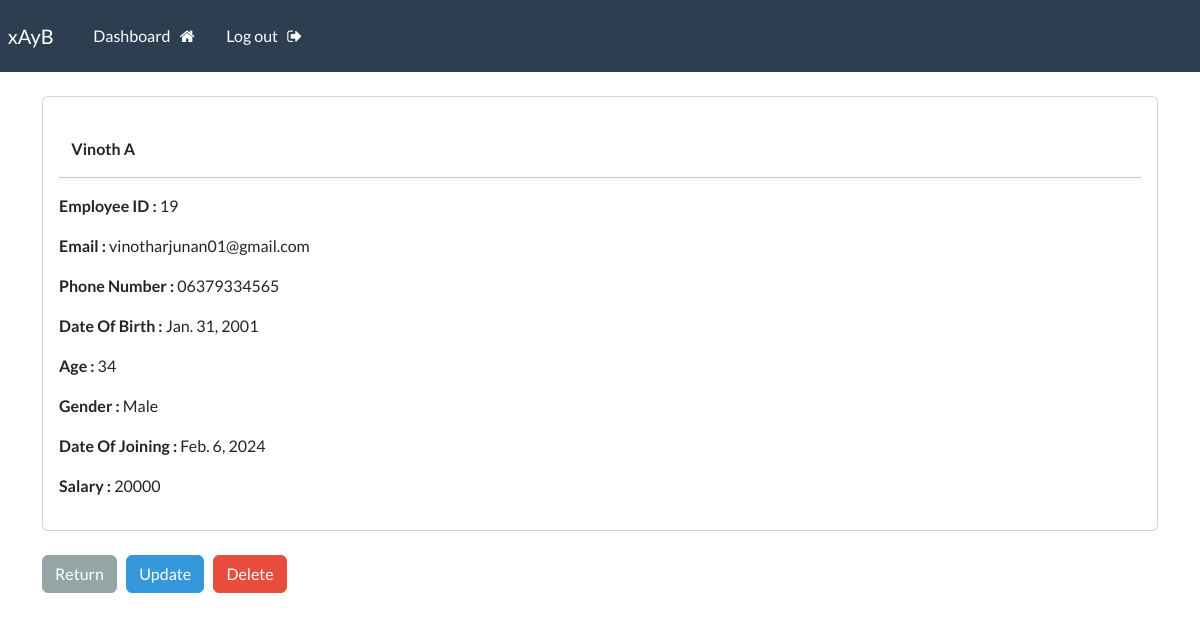
The page /view-employee/19 (signed in) on the database as committed earlier.
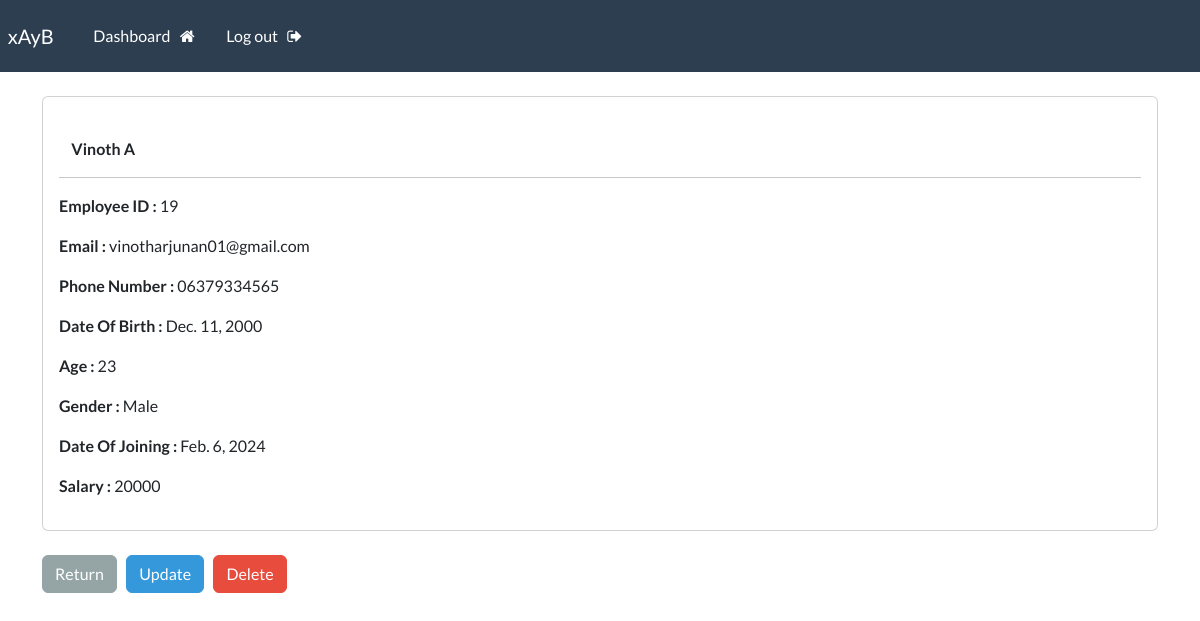
The same page on the database as committed later.
### base/models.py (models this page shows, shortened)
class EmployeeDetail(models.Model):
    first_name = models.CharField(max_length = 50)
    last_name = models.CharField(max_length = 50)
    email = models.EmailField(max_length = 255)
    phone = models.CharField(max_length = 20)
    dob = models.DateField()
    age = models.IntegerField()
    gender = models.CharField(max_length = 10)
    doj = models.DateField()
    salary = models.IntegerField(null = True)
    role = models.ForeignKey(Role, on_delete = models.CASCADE, null = True)

### base/views.py (the view)
# urls.py: path('view-employee/<int:emp_id>', views.view_employee, name = "view-employee"),
@login_required(login_url = 'login')
def view_employee(request, emp_id):
    all_detail = EmployeeDetail.objects.get(id = emp_id)
    context = {
        'detail' : all_detail
    }
    return render(request, 'base/view_employee.html', context)

### base/templates/base/view_employee.html (shortened to what this page needs)
{% extends 'base/base1.html' %}
{% block content %}
    <div class = "card">
        <div class = "card-body">
            <strong>
                <br>
                {{ detail.first_name}}  {{ detail.last_name}}
            </strong>
            <hr>
            <p><strong>Employee ID : </strong> {{detail.id}} </p>
            <p><strong>Email : </strong> {{detail.email}} </p>
            <p><strong>Phone Number : </strong> {{detail.phone}} </p>
            <p><strong>Date Of Birth : </strong> {{detail.dob}} </p>
            <p><strong>Age : </strong> {{detail.age}} </p>
            <p><strong>Gender : </strong> {{detail.gender}} </p>
            <p><strong>Date Of Joining : </strong> {{detail.doj}} </p>
            <p><strong>Salary : </strong> {{detail.salary}} </p>
        </div>
    </div>
    <br>
    <a href = "{% url 'dashboard' %}" class = "btn btn-secondary">Return</a>
    <a href = "{% url 'update-employee' detail.id %}" class = "btn btn-info">Update</a>
    <a href = "{% url 'delete-employee' detail.id %}" class = "btn btn-danger" onclick = "return confirm('Are you sure you want to delete?')">Delete</a>
{% endblock %}

Rows that differ between the two databases and show on the page:
changed EmployeeDetail "Vinoth": dob "Jan. 31, 2001" → "Dec. 11, 2000"; age "34" → "23"
